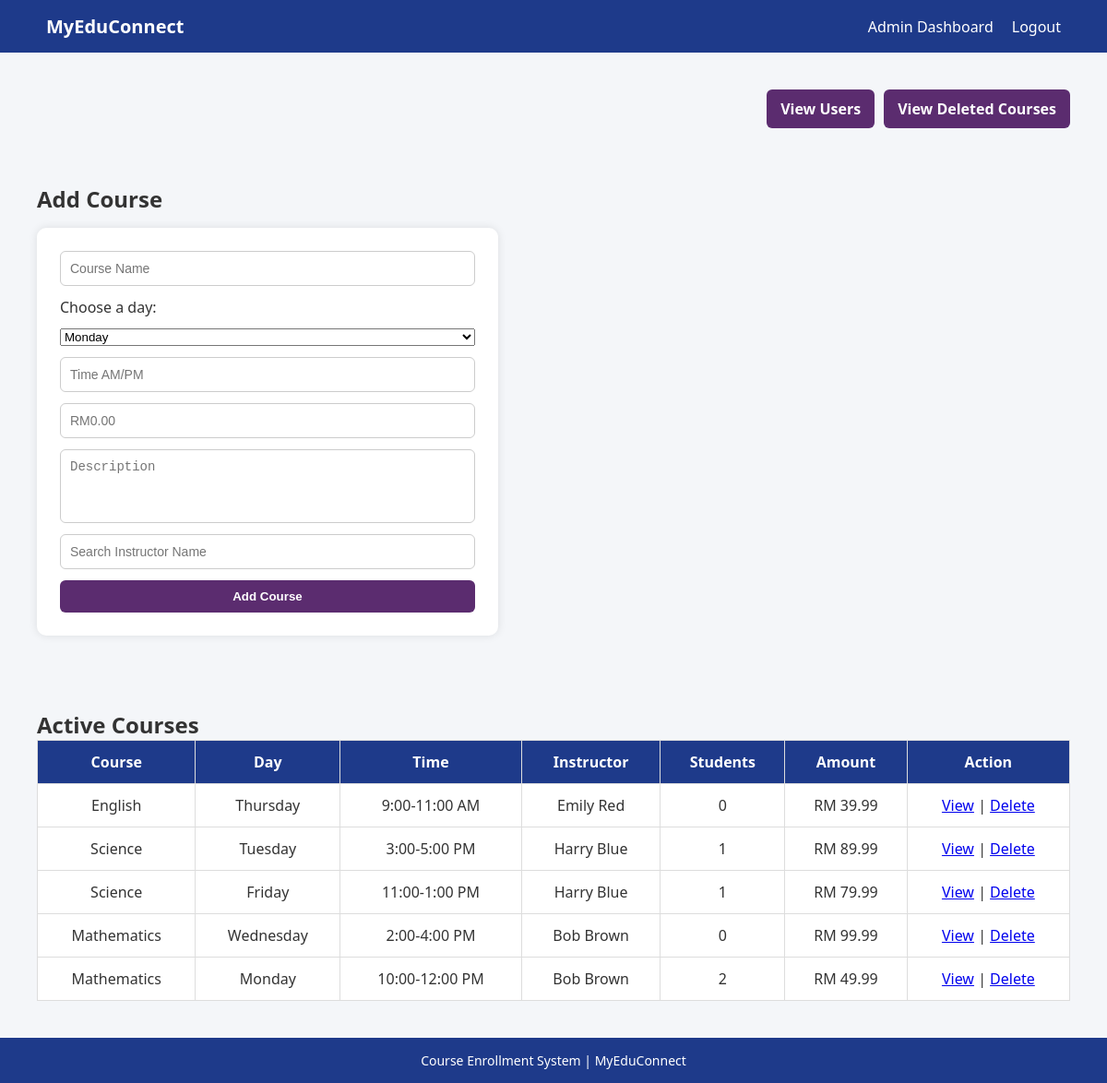
/admin.php (signed in), run on the app's committed database.
### tables this page shows
CREATE TABLE IF NOT EXISTS courses (
    id INT (11) AUTO_INCREMENT PRIMARY KEY,
    course_name VARCHAR(200) NOT NULL,
    description TEXT DEFAULT NULL,
    day VARCHAR(20),
    time VARCHAR(50),
    amount DECIMAL(10,2) NOT NULL,
    instructor_id int(11) DEFAULT NULL,
    admin_id int(11) DEFAULT NULL,
    FOREIGN KEY (admin_id) REFERENCES users(id) ON DELETE CASCADE
);

CREATE TABLE IF NOT EXISTS users (
    id INT(11) AUTO_INCREMENT PRIMARY KEY,
    name VARCHAR(100) UNIQUE NOT NULL,
    email VARCHAR(150) UNIQUE NOT NULL,
    password VARCHAR(255) NOT NULL,
    role ENUM('student', 'admin', 'instructor') NOT NULL,
    specialization VARCHAR(100) DEFAULT NULL
   
);

### admin.php (the view, shortened to what this page needs)
<?php
include 'config.php';
$active = $conn->query("
SELECT c.*,
u.name AS instructor_name,
a.name AS admin_name,
(SELECT COUNT(*) FROM enrollments e WHERE e.course_id = c.id) AS total_students
FROM courses c
LEFT JOIN users u ON c.instructor_id = u.id
LEFT JOIN users a ON c.admin_id = a.id
WHERE c.id NOT IN (SELECT course_id FROM deleted_courses)
ORDER BY c.id DESC
");
?>
<!DOCTYPE html>
<html>
<head>
<link rel="stylesheet" href="assets/style.css?v=1000">
</head>
<body>
<nav class="navbar">
<div class="logo">MyEduConnect</div>
<ul class="nav-links">
<li><a href="admin.php">Admin Dashboard</a></li>
<li><a href="logout.php">Logout</a></li>
</ul>
</nav>
<div class="admin-actions">
    <a href="view_users.php" class="view-deleted-btn">
        View Users
    </a>
    <a href="deleted_courses.php" class="view-deleted-btn">
        View Deleted Courses
    </a>
</div>
<div class="page-wrapper">
    <section class="dashboard page-content">
        <h2>Add Course</h2>
        <form method="POST" class="add-course-form">
        <input type="text" name="course_name" placeholder="Course Name" required>
        <label for="day">Choose a day:</label>
        <select name="day" id="day" required>
            <option value="Monday">Monday</option>
        </select>
        <input type="text" name="time" placeholder="Time AM/PM" required>
        <input type="text" name="amount" placeholder="RM0.00" required>
        <textarea name="description" placeholder="Description"></textarea>
        <input type="text" name="instructor_name" placeholder="Search Instructor Name" required>
        <button type="submit" class="add-btn">Add Course</button>
        </form>
    </section>
    <section class="dashboard page-content">
        <h2>Active Courses</h2>
        <table>
        <tr>
        <th>Course</th>
        <th>Day</th>
        <th>Time</th>
        <th>Instructor</th>
        <th>Students</th>
        <th>Amount</th>
        <th>Action</th>
        </tr>
        <?php while($c = $active->fetch_assoc()): ?>
        <tr>
        <td><?= $c['course_name'] ?></td>
        <td><?= $c['day'] ?></td>
        <td><?= $c['time'] ?></td>
        <td><?= $c['instructor_name'] ?></td>
        <td><?= $c['total_students'] ?></td>
        <td>RM <?= $c['amount'] ?></td>
        <td>
        <a href="view_students.php?course_id=<?= $c['id'] ?>">View</a> |
        <a href="delete_course.php?id=<?= $c['id'] ?>">Delete</a>
        </td>
        </tr>
        <?php endwhile; ?>
        </table>
    </section>
</div>
<footer>
<p>Course Enrollment System | MyEduConnect</p>
</footer>
</body>
</html>

### assets/style.css (style rules this page uses)
* { margin: 0; padding: 0; box-sizing: border-box; }
body { font-family: 'Segoe UI', sans-serif; background-color: #f4f6f9; color: #333; }
.navbar { display: flex; justify-content: space-between; align-items: center; background-color: #1e3a8a; padding: 15px 50px; }
.logo { color: white; font-size: 20px; font-weight: bold; }
.nav-links { list-style: none; display: flex; }
.nav-links li { margin-left: 20px; }
.nav-links a { color: white; text-decoration: none; }
.dashboard { padding: 40px; }
table { width: 100%; border-collapse: collapse; background: white; }
table th, table td { padding: 12px; border: 1px solid #ddd; text-align: center; }
table th { background-color: #1e3a8a; color: white; }
button { cursor: pointer; transition: 0.3s; }
footer { text-align: center; padding: 15px; background-color: #1e3a8a; color: white; font-size: 14px; }
.add-btn { background-color: #5b2c6f; color: white; padding: 10px 20px; border: none; border-radius: 6px; font-weight: bold; cursor: pointer; transition: 0.3s; }
.view-deleted-btn { display: inline-block; margin: 20px 0; padding: 10px 15px; background-color: #5b2c6f; color: white; text-decoration: none; border-radius: 6px; font-weight: bold; transition: 0.3s; }
html, body { height: 100%; }
body { margin: 0; min-height: 100vh; display: flex; flex-direction: column; }
.page-content { flex: 1; }
footer { margin-top: auto; }
.add-course-form { background: white; padding: 25px; border-radius: 10px; max-width: 500px; margin-top: 15px; box-shadow: 0 0 10px rgba(0, 0, 0, 0.1); display: flex; flex-direction: column; gap: 12px; }
.add-course-form input, .add-course-form textarea { padding: 10px; border: 1px solid #ccc; border-radius: 6px; font-size: 14px; }
.add-course-form textarea { resize: none; height: 80px; }
.view-deleted-btn { display: inline-block; width: auto; max-width: 250px; text-align: center; }
.admin-actions { display: flex; justify-content: flex-end; gap: 10px; margin: 20px 40px 0 40px; }

### data on the page
courses: course_name "English", day "Thursday", time "9:00-11:00 AM", users.name "Emily Red", total_students "0", amount "39.99"
courses: course_name "Science", day "Tuesday", time "3:00-5:00 PM", users.name "Harry Blue", total_students "1", amount "89.99"
courses: course_name "Science", day "Friday", time "11:00-1:00 PM", users.name "Harry Blue", total_students "1", amount "79.99"
courses: course_name "Mathematics", day "Wednesday", time "2:00-4:00 PM", users.name "Bob Brown", total_students "0", amount "99.99"
courses: course_name "Mathematics", day "Monday", time "10:00-12:00 PM", users.name "Bob Brown", total_students "2", amount "49.99"
